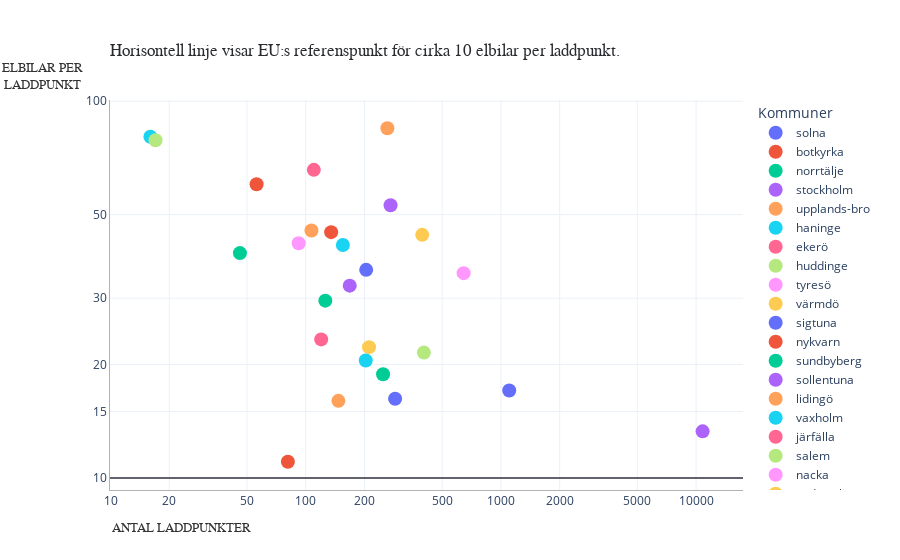

Notebook code for this chart:
### Code cell
import plotly_express as px



df = df_infra
df_county = df.query(f"COUNTY == 'stockholm'")[["MUNICIPALITY", "LADDPUNKTER", "TOTAL_VEHICLE", "ANTAL_SNABB_LADD_STATIONER", "ANTAL_LADD_STATIONER"]]

df_county["ELBIL_PER_LADDPUNKT"] = df_county["TOTAL_VEHICLE"]/ df_county["LADDPUNKTER"]
df_county["PROCENT_SNABB"] = round(df_county["ANTAL_SNABB_LADD_STATIONER"] / df_county["ANTAL_LADD_STATIONER"] * 100, 2)

ticksval_x = [1,2,5,10,20,50,100,200,500,1000,2000,5000,10000]
ticksval_y = [5, 10, 15, 20, 30, 50, 100]


fig = px.scatter(
    df_county,
    x="LADDPUNKTER",
    y="ELBIL_PER_LADDPUNKT",
    hover_name="MUNICIPALITY",
    color= "MUNICIPALITY",
    size_max=30,
    opacity=0.6,
    template="plotly_white",
    hover_data= {
        "LADDPUNKTER": ":.0f",
        "ELBIL_PER_LADDPUNKT": ":.1f",
        "PROCENT_SNABB": ":.1f",
        "MUNICIPALITY": False
    },
    labels= {
        "LADDPUNKTER": "Laddpunkter",
        "ELBIL_PER_LADDPUNKT": "Elbilar per laddpunkter",
        "PROCENT_SNABB": "Andel sanbbladdare (%)",
        "MUNICIPALITY": "Kommuner"
    }
)



# Add line where elbil per laddpunkt is 10. 
fig.add_hline(y=10, line_width= 2, line_color= "#02010F", opacity=0.6)


fig.update_traces(marker=dict(line=dict(width=0)))

# update y- and x-axel
fig.update_xaxes(type="log", tickmode= "array",  tickvals= ticksval_x, ticktext= [str(v) for v in ticksval_x], ticks= "", title_text= "")
fig.update_xaxes(showline= True, linewidth= 1, linecolor="rgba(0,0,0,0.3)")
fig.update_yaxes(type= "log", tickmode= "array", tickvals= ticksval_y, ticktext= [str(v) for v in ticksval_y], ticks= "",title_text= "")
fig.update_yaxes(showline= True, linewidth=1, linecolor="rgba(0,0,0,0.3)")



# Give titel to y-axel
fig.add_annotation(
    text= "ELBILAR PER<br>""LADDPUNKT",
    font= dict(
        size= 13,
        color= "black",
        family= "Ariel, sans-serif"
    ),
    xref= "paper",
    yref= "paper",
    x= 0.0,
    y= 1,
    xanchor="left",
    yanchor= "top",
    xshift= -110,
    yshift= 40,
    opacity= 0.8,
    showarrow=False
)

# Give title to x-axel
fig.add_annotation(
    text= "ANTAL LADDPUNKTER",
    font= dict(
        size= 13,
        color="black",
        family= "Ariel, sans-serif"
        ), 
    xref= "paper",
    yref= "paper",
    x= 0.0,
    y= 0.0,
    opacity=0.8,
    xanchor="left",
    yanchor= "top",
    yshift= -30,
    showarrow=False
)



# update title 
fig.update_layout(
    title=dict(
        text= "Horisontell linje visar EU:s referenspunkt för cirka 10 elbilar per laddpunkt.<br>",
        y= 0.90,
        x= 0.0,
        xanchor= "left",
        yanchor= "top",
        xref= "paper",
        pad=dict(l=0),
        font= dict(
            size= 17,
            family= "Ariel, sans-serif",
            color= "#292B2F" 
        )
        
    ),
    margin= dict(l= 110, b= 70, t= 100),
)

fig.update_traces(
    marker=dict(
        size= 14,
        opacity=1,
    )
                  )

fig.show()
fig.write_image("../data/scatter_plot.png", width= 2000, height= 700, scale= 2)

### Figure 1 — Plotly figure (JSON) as saved in the notebook; plotly's stock layout.template omitted (floating-point values rounded to 4 significant figures)
{"data": [{"customdata": [[11.11, "solna"]], "hovertemplate": "<b>%{hovertext}</b><br><br>Laddpunkter=%{x:.0f}<br>Elbilar per laddpunkter=%{y:.1f}<br>Andel sanbbladdare (%)=%{customdata[0]:.1f}<extra></extra>", "hovertext": ["solna"], "legendgroup": "solna", "marker": {"color": "#636efa", "line": {"width": 0}, "opacity": 1, "size": 14, "symbol": "circle"}, "mode": "markers", "name": "solna", "orientation": "v", "showlegend": true, "type": "scatter", "x": [1103], "xaxis": "x", "y": [17.06], "yaxis": "y"}, {"customdata": [[33.33, "botkyrka"]], "hovertemplate": "<b>%{hovertext}</b><br><br>Laddpunkter=%{x:.0f}<br>Elbilar per laddpunkter=%{y:.1f}<br>Andel sanbbladdare (%)=%{customdata[0]:.1f}<extra></extra>", "hovertext": ["botkyrka"], "legendgroup": "botkyrka", "marker": {"color": "#EF553B", "line": {"width": 0}, "opacity": 1, "size": 14, "symbol": "circle"}, "mode": "markers", "name": "botkyrka", "orientation": "v", "showlegend": true, "type": "scatter", "x": [135], "xaxis": "x", "y": [44.92], "yaxis": "y"}, {"customdata": [[14.29, "norrtälje"]], "hovertemplate": "<b>%{hovertext}</b><br><br>Laddpunkter=%{x:.0f}<br>Elbilar per laddpunkter=%{y:.1f}<br>Andel sanbbladdare (%)=%{customdata[0]:.1f}<extra></extra>", "hovertext": ["norrtälje"], "legendgroup": "norrtälje", "marker": {"color": "#00cc96", "line": {"width": 0}, "opacity": 1, "size": 14, "symbol": "circle"}, "mode": "markers", "name": "norrtälje", "orientation": "v", "showlegend": true, "type": "scatter", "x": [249], "xaxis": "x", "y": [18.85], "yaxis": "y"}, {"customdata": [[6.12, "stockholm"]], "hovertemplate": "<b>%{hovertext}</b><br><br>Laddpunkter=%{x:.0f}<br>Elbilar per laddpunkter=%{y:.1f}<br>Andel sanbbladdare (%)=%{customdata[0]:.1f}<extra></extra>", "hovertext": ["stockholm"], "legendgroup": "stockholm", "marker": {"color": "#ab63fa", "line": {"width": 0}, "opacity": 1, "size": 14, "symbol": "circle"}, "mode": "markers", "name": "stockholm", "orientation": "v", "showlegend": true, "type": "scatter", "x": [10797], "xaxis": "x", "y": [13.29], "yaxis": "y"}, {"customdata": [[13.21, "upplands-bro"]], "hovertemplate": "<b>%{hovertext}</b><br><br>Laddpunkter=%{x:.0f}<br>Elbilar per laddpunkter=%{y:.1f}<br>Andel sanbbladdare (%)=%{customdata[0]:.1f}<extra></extra>", "hovertext": ["upplands-bro"], "legendgroup": "upplands-bro", "marker": {"color": "#FFA15A", "line": {"width": 0}, "opacity": 1, "size": 14, "symbol": "circle"}, "mode": "markers", "name": "upplands-bro", "orientation": "v", "showlegend": true, "type": "scatter", "x": [147], "xaxis": "x", "y": [16.01], "yaxis": "y"}, {"customdata": [[22.22, "haninge"]], "hovertemplate": "<b>%{hovertext}</b><br><br>Laddpunkter=%{x:.0f}<br>Elbilar per laddpunkter=%{y:.1f}<br>Andel sanbbladdare (%)=%{customdata[0]:.1f}<extra></extra>", "hovertext": ["haninge"], "legendgroup": "haninge", "marker": {"color": "#19d3f3", "line": {"width": 0}, "opacity": 1, "size": 14, "symbol": "circle"}, "mode": "markers", "name": "haninge", "orientation": "v", "showlegend": true, "type": "scatter", "x": [155], "xaxis": "x", "y": [41.52], "yaxis": "y"}, {"customdata": [[16.67, "ekerö"]], "hovertemplate": "<b>%{hovertext}</b><br><br>Laddpunkter=%{x:.0f}<br>Elbilar per laddpunkter=%{y:.1f}<br>Andel sanbbladdare (%)=%{customdata[0]:.1f}<extra></extra>", "hovertext": ["ekerö"], "legendgroup": "ekerö", "marker": {"color": "#FF6692", "line": {"width": 0}, "opacity": 1, "size": 14, "symbol": "circle"}, "mode": "markers", "name": "ekerö", "orientation": "v", "showlegend": true, "type": "scatter", "x": [120], "xaxis": "x", "y": [23.32], "yaxis": "y"}, {"customdata": [[18.42, "huddinge"]], "hovertemplate": "<b>%{hovertext}</b><br><br>Laddpunkter=%{x:.0f}<br>Elbilar per laddpunkter=%{y:.1f}<br>Andel sanbbladdare (%)=%{customdata[0]:.1f}<extra></extra>", "hovertext": ["huddinge"], "legendgroup": "huddinge", "marker": {"color": "#B6E880", "line": {"width": 0}, "opacity": 1, "size": 14, "symbol": "circle"}, "mode": "markers", "name": "huddinge", "orientation": "v", "showlegend": true, "type": "scatter", "x": [403], "xaxis": "x", "y": [21.51], "yaxis": "y"}, {"customdata": [[25, "tyresö"]], "hovertemplate": "<b>%{hovertext}</b><br><br>Laddpunkter=%{x:.0f}<br>Elbilar per laddpunkter=%{y:.1f}<br>Andel sanbbladdare (%)=%{customdata[0]:.1f}<extra></extra>", "hovertext": ["tyresö"], "legendgroup": "tyresö", "marker": {"color": "#FF97FF", "line": {"width": 0}, "opacity": 1, "size": 14, "symbol": "circle"}, "mode": "markers", "name": "tyresö", "orientation": "v", "showlegend": true, "type": "scatter", "x": [92], "xaxis": "x", "y": [41.96], "yaxis": "y"}, {"customdata": [[17.07, "värmdö"]], "hovertemplate": "<b>%{hovertext}</b><br><br>Laddpunkter=%{x:.0f}<br>Elbilar per laddpunkter=%{y:.1f}<br>Andel sanbbladdare (%)=%{customdata[0]:.1f}<extra></extra>", "hovertext": ["värmdö"], "legendgroup": "värmdö", "marker": {"color": "#FECB52", "line": {"width": 0}, "opacity": 1, "size": 14, "symbol": "circle"}, "mode": "markers", "name": "värmdö", "orientation": "v", "showlegend": true, "type": "scatter", "x": [211], "xaxis": "x", "y": [22.24], "yaxis": "y"}, {"customdata": [[36.11, "sigtuna"]], "hovertemplate": "<b>%{hovertext}</b><br><br>Laddpunkter=%{x:.0f}<br>Elbilar per laddpunkter=%{y:.1f}<br>Andel sanbbladdare (%)=%{customdata[0]:.1f}<extra></extra>", "hovertext": ["sigtuna"], "legendgroup": "sigtuna", "marker": {"color": "#636efa", "line": {"width": 0}, "opacity": 1, "size": 14, "symbol": "circle"}, "mode": "markers", "name": "sigtuna", "orientation": "v", "showlegend": true, "type": "scatter", "x": [287], "xaxis": "x", "y": [16.22], "yaxis": "y"}, {"customdata": [[23.08, "nykvarn"]], "hovertemplate": "<b>%{hovertext}</b><br><br>Laddpunkter=%{x:.0f}<br>Elbilar per laddpunkter=%{y:.1f}<br>Andel sanbbladdare (%)=%{customdata[0]:.1f}<extra></extra>", "hovertext": ["nykvarn"], "legendgroup": "nykvarn", "marker": {"color": "#EF553B", "line": {"width": 0}, "opacity": 1, "size": 14, "symbol": "circle"}, "mode": "markers", "name": "nykvarn", "orientation": "v", "showlegend": true, "type": "scatter", "x": [81], "xaxis": "x", "y": [11.04], "yaxis": "y"}, {"customdata": [[6, "sundbyberg"]], "hovertemplate": "<b>%{hovertext}</b><br><br>Laddpunkter=%{x:.0f}<br>Elbilar per laddpunkter=%{y:.1f}<br>Andel sanbbladdare (%)=%{customdata[0]:.1f}<extra></extra>", "hovertext": ["sundbyberg"], "legendgroup": "sundbyberg", "marker": {"color": "#00cc96", "line": {"width": 0}, "opacity": 1, "size": 14, "symbol": "circle"}, "mode": "markers", "name": "sundbyberg", "orientation": "v", "showlegend": true, "type": "scatter", "x": [126], "xaxis": "x", "y": [29.55], "yaxis": "y"}, {"customdata": [[32.43, "sollentuna"]], "hovertemplate": "<b>%{hovertext}</b><br><br>Laddpunkter=%{x:.0f}<br>Elbilar per laddpunkter=%{y:.1f}<br>Andel sanbbladdare (%)=%{customdata[0]:.1f}<extra></extra>", "hovertext": ["sollentuna"], "legendgroup": "sollentuna", "marker": {"color": "#ab63fa", "line": {"width": 0}, "opacity": 1, "size": 14, "symbol": "circle"}, "mode": "markers", "name": "sollentuna", "orientation": "v", "showlegend": true, "type": "scatter", "x": [272], "xaxis": "x", "y": [52.96], "yaxis": "y"}, {"customdata": [[10, "lidingö"]], "hovertemplate": "<b>%{hovertext}</b><br><br>Laddpunkter=%{x:.0f}<br>Elbilar per laddpunkter=%{y:.1f}<br>Andel sanbbladdare (%)=%{customdata[0]:.1f}<extra></extra>", "hovertext": ["lidingö"], "legendgroup": "lidingö", "marker": {"color": "#FFA15A", "line": {"width": 0}, "opacity": 1, "size": 14, "symbol": "circle"}, "mode": "markers", "name": "lidingö", "orientation": "v", "showlegend": true, "type": "scatter", "x": [107], "xaxis": "x", "y": [45.38], "yaxis": "y"}, {"customdata": [[0, "vaxholm"]], "hovertemplate": "<b>%{hovertext}</b><br><br>Laddpunkter=%{x:.0f}<br>Elbilar per laddpunkter=%{y:.1f}<br>Andel sanbbladdare (%)=%{customdata[0]:.1f}<extra></extra>", "hovertext": ["vaxholm"], "legendgroup": "vaxholm", "marker": {"color": "#19d3f3", "line": {"width": 0}, "opacity": 1, "size": 14, "symbol": "circle"}, "mode": "markers", "name": "vaxholm", "orientation": "v", "showlegend": true, "type": "scatter", "x": [16], "xaxis": "x", "y": [80.5], "yaxis": "y"}, {"customdata": [[32, "järfälla"]], "hovertemplate": "<b>%{hovertext}</b><br><br>Laddpunkter=%{x:.0f}<br>Elbilar per laddpunkter=%{y:.1f}<br>Andel sanbbladdare (%)=%{customdata[0]:.1f}<extra></extra>", "hovertext": ["järfälla"], "legendgroup": "järfälla", "marker": {"color": "#FF6692", "line": {"width": 0}, "opacity": 1, "size": 14, "symbol": "circle"}, "mode": "markers", "name": "järfälla", "orientation": "v", "showlegend": true, "type": "scatter", "x": [110], "xaxis": "x", "y": [65.75], "yaxis": "y"}, {"customdata": [[16.67, "salem"]], "hovertemplate": "<b>%{hovertext}</b><br><br>Laddpunkter=%{x:.0f}<br>Elbilar per laddpunkter=%{y:.1f}<br>Andel sanbbladdare (%)=%{customdata[0]:.1f}<extra></extra>", "hovertext": ["salem"], "legendgroup": "salem", "marker": {"color": "#B6E880", "line": {"width": 0}, "opacity": 1, "size": 14, "symbol": "circle"}, "mode": "markers", "name": "salem", "orientation": "v", "showlegend": true, "type": "scatter", "x": [17], "xaxis": "x", "y": [78.76], "yaxis": "y"}, {"customdata": [[8.47, "nacka"]], "hovertemplate": "<b>%{hovertext}</b><br><br>Laddpunkter=%{x:.0f}<br>Elbilar per laddpunkter=%{y:.1f}<br>Andel sanbbladdare (%)=%{customdata[0]:.1f}<extra></extra>", "hovertext": ["nacka"], "legendgroup": "nacka", "marker": {"color": "#FF97FF", "line": {"width": 0}, "opacity": 1, "size": 14, "symbol": "circle"}, "mode": "markers", "name": "nacka", "orientation": "v", "showlegend": true, "type": "scatter", "x": [644], "xaxis": "x", "y": [34.96], "yaxis": "y"}, {"customdata": [[18.57, "södertälje"]], "hovertemplate": "<b>%{hovertext}</b><br><br>Laddpunkter=%{x:.0f}<br>Elbilar per laddpunkter=%{y:.1f}<br>Andel sanbbladdare (%)=%{customdata[0]:.1f}<extra></extra>", "hovertext": ["södertälje"], "legendgroup": "södertälje", "marker": {"color": "#FECB52", "line": {"width": 0}, "opacity": 1, "size": 14, "symbol": "circle"}, "mode": "markers", "name": "södertälje", "orientation": "v", "showlegend": true, "type": "scatter", "x": [395], "xaxis": "x", "y": [44.19], "yaxis": "y"}, {"customdata": [[11.36, "danderyd"]], "hovertemplate": "<b>%{hovertext}</b><br><br>Laddpunkter=%{x:.0f}<br>Elbilar per laddpunkter=%{y:.1f}<br>Andel sanbbladdare (%)=%{customdata[0]:.1f}<extra></extra>", "hovertext": ["danderyd"], "legendgroup": "danderyd", "marker": {"color": "#636efa", "line": {"width": 0}, "opacity": 1, "size": 14, "symbol": "circle"}, "mode": "markers", "name": "danderyd", "orientation": "v", "showlegend": true, "type": "scatter", "x": [204], "xaxis": "x", "y": [35.67], "yaxis": "y"}, {"customdata": [[0, "vallentuna"]], "hovertemplate": "<b>%{hovertext}</b><br><br>Laddpunkter=%{x:.0f}<br>Elbilar per laddpunkter=%{y:.1f}<br>Andel sanbbladdare (%)=%{customdata[0]:.1f}<extra></extra>", "hovertext": ["vallentuna"], "legendgroup": "vallentuna", "marker": {"color": "#EF553B", "line": {"width": 0}, "opacity": 1, "size": 14, "symbol": "circle"}, "mode": "markers", "name": "vallentuna", "orientation": "v", "showlegend": true, "type": "scatter", "x": [56], "xaxis": "x", "y": [60.21], "yaxis": "y"}, {"customdata": [[33.33, "nynäshamn"]], "hovertemplate": "<b>%{hovertext}</b><br><br>Laddpunkter=%{x:.0f}<br>Elbilar per laddpunkter=%{y:.1f}<br>Andel sanbbladdare (%)=%{customdata[0]:.1f}<extra></extra>", "hovertext": ["nynäshamn"], "legendgroup": "nynäshamn", "marker": {"color": "#00cc96", "line": {"width": 0}, "opacity": 1, "size": 14, "symbol": "circle"}, "mode": "markers", "name": "nynäshamn", "orientation": "v", "showlegend": true, "type": "scatter", "x": [46], "xaxis": "x", "y": [39.52], "yaxis": "y"}, {"customdata": [[9.09, "österåker"]], "hovertemplate": "<b>%{hovertext}</b><br><br>Laddpunkter=%{x:.0f}<br>Elbilar per laddpunkter=%{y:.1f}<br>Andel sanbbladdare (%)=%{customdata[0]:.1f}<extra></extra>", "hovertext": ["österåker"], "legendgroup": "österåker", "marker": {"color": "#ab63fa", "line": {"width": 0}, "opacity": 1, "size": 14, "symbol": "circle"}, "mode": "markers", "name": "österåker", "orientation": "v", "showlegend": true, "type": "scatter", "x": [168], "xaxis": "x", "y": [32.39], "yaxis": "y"}, {"customdata": [[25, "täby"]], "hovertemplate": "<b>%{hovertext}</b><br><br>Laddpunkter=%{x:.0f}<br>Elbilar per laddpunkter=%{y:.1f}<br>Andel sanbbladdare (%)=%{customdata[0]:.1f}<extra></extra>", "hovertext": ["täby"], "legendgroup": "täby", "marker": {"color": "#FFA15A", "line": {"width": 0}, "opacity": 1, "size": 14, "symbol": "circle"}, "mode": "markers", "name": "täby", "orientation": "v", "showlegend": true, "type": "scatter", "x": [262], "xaxis": "x", "y": [84.79], "yaxis": "y"}, {"customdata": [[11.11, "upplands väsby"]], "hovertemplate": "<b>%{hovertext}</b><br><br>Laddpunkter=%{x:.0f}<br>Elbilar per laddpunkter=%{y:.1f}<br>Andel sanbbladdare (%)=%{customdata[0]:.1f}<extra></extra>", "hovertext": ["upplands väsby"], "legendgroup": "upplands väsby", "marker": {"color": "#19d3f3", "line": {"width": 0}, "opacity": 1, "size": 14, "symbol": "circle"}, "mode": "markers", "name": "upplands väsby", "orientation": "v", "showlegend": true, "type": "scatter", "x": [203], "xaxis": "x", "y": [20.49], "yaxis": "y"}], "layout": {"annotations": [{"font": {"color": "black", "family": "Ariel, sans-serif", "size": 13}, "opacity": 0.8, "showarrow": false, "text": "ELBILAR PER<br>LADDPUNKT", "x": 0, "xanchor": "left", "xref": "paper", "xshift": -110, "y": 1, "yanchor": "top", "yref": "paper", "yshift": 40}, {"font": {"color": "black", "family": "Ariel, sans-serif", "size": 13}, "opacity": 0.8, "showarrow": false, "text": "ANTAL LADDPUNKTER", "x": 0, "xanchor": "left", "xref": "paper", "y": 0, "yanchor": "top", "yref": "paper", "yshift": -30}], "legend": {"title": {"text": "Kommuner"}, "tracegroupgap": 0}, "margin": {"b": 70, "l": 110, "t": 100}, "shapes": [{"line": {"color": "#02010F", "width": 2}, "opacity": 0.6, "type": "line", "x0": 0, "x1": 1, "xref": "x domain", "y0": 10, "y1": 10, "yref": "y"}], "title": {"font": {"color": "#292B2F", "family": "Ariel, sans-serif", "size": 17}, "pad": {"l": 0}, "text": "Horisontell linje visar EU:s referenspunkt för cirka 10 elbilar per laddpunkt.<br>", "x": 0, "xanchor": "left", "xref": "paper", "y": 0.9, "yanchor": "top"}, "xaxis": {"anchor": "y", "domain": [0, 1], "linecolor": "rgba(0,0,0,0.3)", "linewidth": 1, "showline": true, "tickmode": "array", "ticks": "", "ticktext": ["1", "2", "5", "10", "20", "50", "100", "200", "500", "1000", "2000", "5000", "10000"], "tickvals": [1, 2, 5, 10, 20, 50, 100, 200, 500, 1000, 2000, 5000, 10000], "title": {"text": ""}, "type": "log"}, "yaxis": {"anchor": "x", "domain": [0, 1], "linecolor": "rgba(0,0,0,0.3)", "linewidth": 1, "showline": true, "tickmode": "array", "ticks": "", "ticktext": ["5", "10", "15", "20", "30", "50", "100"], "tickvals": [5, 10, 15, 20, 30, 50, 100], "title": {"text": ""}, "type": "log"}}}
